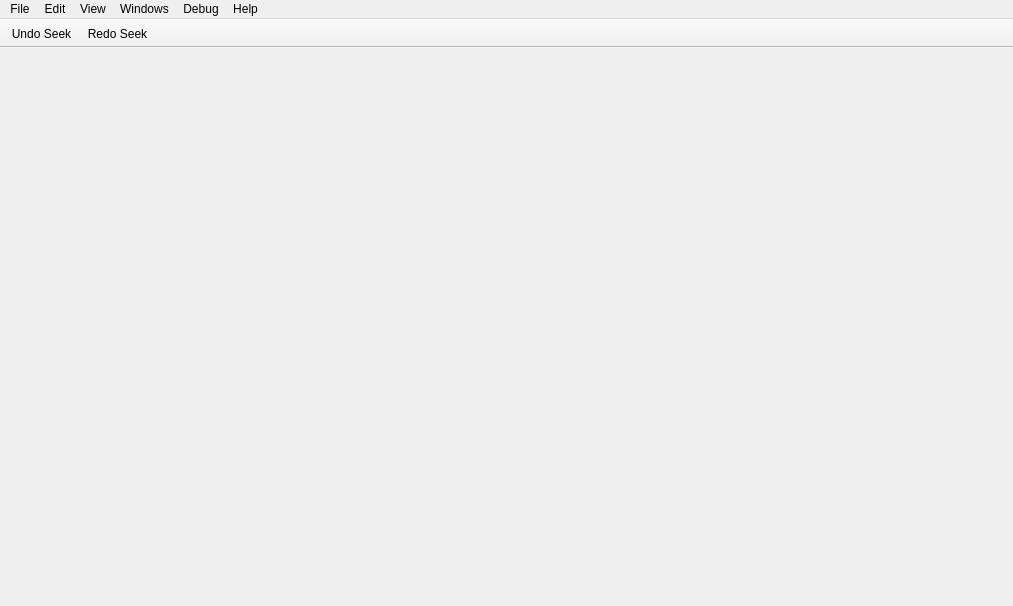
<?xml version="1.0" encoding="UTF-8"?>
<ui version="4.0">
 <class>MainWindow</class>
 <widget class="QMainWindow" name="MainWindow">
  <property name="geometry">
   <rect>
    <x>0</x>
    <y>0</y>
    <width>1013</width>
    <height>606</height>
   </rect>
  </property>
  <property name="sizePolicy">
   <sizepolicy hsizetype="Expanding" vsizetype="Expanding">
    <horstretch>0</horstretch>
    <verstretch>0</verstretch>
   </sizepolicy>
  </property>
  <property name="windowTitle">
   <string notr="true">Cutter</string>
  </property>
  <property name="styleSheet">
   <string notr="true"/>
  </property>
  <property name="documentMode">
   <bool>true</bool>
  </property>
  <property name="dockNestingEnabled">
   <bool>true</bool>
  </property>
  <widget class="QMenu" name="addExtraWidgets">
   <property name="title">
    <string>Add extra...</string>
   </property>
  </widget>
  <widget class="QMenuBar" name="menuBar">
   <property name="geometry">
    <rect>
     <x>0</x>
     <y>0</y>
     <width>1013</width>
     <height>22</height>
    </rect>
   </property>
   <property name="defaultUp">
    <bool>false</bool>
   </property>
   <property name="nativeMenuBar">
    <bool>true</bool>
   </property>
   <widget class="QMenu" name="menuFile">
    <property name="geometry">
     <rect>
      <x>378</x>
      <y>100</y>
      <width>156</width>
      <height>220</height>
     </rect>
    </property>
    <property name="title">
     <string>File</string>
    </property>
    <addaction name="actionNew"/>
    <addaction name="actionOpen"/>
    <addaction name="separator"/>
    <addaction name="actionImportPDB"/>
    <addaction name="separator"/>
    <addaction name="actionSave"/>
    <addaction name="actionSaveAs"/>
    <addaction name="actionExport_as_code"/>
    <addaction name="separator"/>
    <addaction name="actionRun_Script"/>
    <addaction name="separator"/>
    <addaction name="actionQuit"/>
    <addaction name="separator"/>
   </widget>
   <widget class="QMenu" name="menuView">
    <property name="title">
     <string>View</string>
    </property>
    <property name="tabsOnTop" stdset="0">
     <bool>false</bool>
    </property>
    <widget class="QMenu" name="menuZoom">
     <property name="title">
      <string>Zoom</string>
     </property>
     <addaction name="actionZoomIn"/>
     <addaction name="actionZoomOut"/>
     <addaction name="separator"/>
     <addaction name="actionZoomReset"/>
    </widget>
    <addaction name="actionRefresh_contents"/>
    <addaction name="separator"/>
    <addaction name="actionDefault"/>
    <addaction name="actionReset_settings"/>
    <addaction name="separator"/>
    <addaction name="actionLock"/>
    <addaction name="actionTabs_on_Top"/>
    <addaction name="actionGrouped_dock_dragging"/>
    <addaction name="separator"/>
    <addaction name="menuZoom"/>
   </widget>
   <widget class="QMenu" name="menuHelp">
    <property name="title">
     <string>Help</string>
    </property>
    <addaction name="actionAbout"/>
    <addaction name="actionIssue"/>
   </widget>
   <widget class="QMenu" name="menuEdit">
    <property name="title">
     <string>Edit</string>
    </property>
    <addaction name="actionSearch"/>
    <addaction name="actionBackward"/>
    <addaction name="actionForward"/>
    <addaction name="separator"/>
    <addaction name="actionPreferences"/>
   </widget>
   <widget class="QMenu" name="menuWindows">
    <property name="title">
     <string>Windows</string>
    </property>
    <widget class="QMenu" name="menuPlugins">
     <property name="title">
      <string>Plugins</string>
     </property>
    </widget>
    <widget class="QMenu" name="menuAddInfoWidgets">
     <property name="title">
      <string>Info...</string>
     </property>
     <addaction name="actionClasses"/>
     <addaction name="actionEntrypoints"/>
     <addaction name="actionExports"/>
     <addaction name="actionFlags"/>
     <addaction name="actionHeaders"/>
     <addaction name="actionImports"/>
     <addaction name="actionRelocs"/>
     <addaction name="actionResources"/>
     <addaction name="actionSDBBrowser"/>
     <addaction name="actionSections"/>
     <addaction name="actionSegments"/>
     <addaction name="actionSymbols"/>
     <addaction name="actionVTables"/>
     <addaction name="actionZignatures"/>
    </widget>
    <widget class="QMenu" name="menuAddDebugWidgets">
     <property name="title">
      <string>Debug...</string>
     </property>
     <addaction name="actionBacktrace"/>
     <addaction name="actionBreakpoint"/>
     <addaction name="actionMemoryMap"/>
     <addaction name="actionRegisters"/>
     <addaction name="actionRegisterRefs"/>
     <addaction name="actionStack"/>
    </widget>
    <addaction name="actionDashboard"/>
    <addaction name="separator"/>
    <addaction name="actionFunctions"/>
    <addaction name="actionDecompiler"/>
    <addaction name="actionOverview"/>
    <addaction name="separator"/>
    <addaction name="actionSearch"/>
    <addaction name="actionStrings"/>
    <addaction name="actionTypes"/>
    <addaction name="separator"/>
    <addaction name="actionExtraDisassembly"/>
    <addaction name="actionExtraGraph"/>
    <addaction name="actionExtraHexdump"/>
    <addaction name="separator"/>
    <addaction name="menuAddInfoWidgets"/>
    <addaction name="menuAddDebugWidgets"/>
    <addaction name="separator"/>
    <addaction name="actionComments"/>
    <addaction name="actionConsole"/>
    <addaction name="separator"/>
    <addaction name="menuPlugins"/>
   </widget>
   <widget class="QMenu" name="menuDebug">
    <property name="title">
     <string>Debug</string>
    </property>
   </widget>
   <addaction name="menuFile"/>
   <addaction name="menuEdit"/>
   <addaction name="menuView"/>
   <addaction name="menuWindows"/>
   <addaction name="menuDebug"/>
   <addaction name="menuHelp"/>
  </widget>
  <widget class="QToolBar" name="mainToolBar">
   <property name="sizePolicy">
    <sizepolicy hsizetype="Preferred" vsizetype="Fixed">
     <horstretch>0</horstretch>
     <verstretch>0</verstretch>
    </sizepolicy>
   </property>
   <property name="contextMenuPolicy">
    <enum>Qt::DefaultContextMenu</enum>
   </property>
   <property name="windowTitle">
    <string notr="true">Main toolbar</string>
   </property>
   <property name="movable">
    <bool>false</bool>
   </property>
   <property name="iconSize">
    <size>
     <width>16</width>
     <height>16</height>
    </size>
   </property>
   <property name="toolButtonStyle">
    <enum>Qt::ToolButtonIconOnly</enum>
   </property>
   <attribute name="toolBarArea">
    <enum>TopToolBarArea</enum>
   </attribute>
   <attribute name="toolBarBreak">
    <bool>false</bool>
   </attribute>
   <addaction name="actionBackward"/>
   <addaction name="actionForward"/>
  </widget>
  <action name="actionDefault">
   <property name="text">
    <string>Reset Layout</string>
   </property>
   <property name="toolTip">
    <string>Reset layout</string>
   </property>
  </action>
  <action name="actionZen">
   <property name="text">
    <string>Zen Mode</string>
   </property>
   <property name="toolTip">
    <string>Zen mode</string>
   </property>
  </action>
  <action name="actionAbout">
   <property name="text">
    <string>About</string>
   </property>
  </action>
  <action name="actionIssue">
   <property name="text">
    <string>Report an issue</string>
   </property>
  </action>
  <action name="actionNew">
   <property name="text">
    <string>New</string>
   </property>
   <property name="shortcut">
    <string>Ctrl+N</string>
   </property>
  </action>
  <action name="actionClose">
   <property name="text">
    <string>Close</string>
   </property>
  </action>
  <action name="actionSave_workspace">
   <property name="text">
    <string>Save layout</string>
   </property>
   <property name="toolTip">
    <string>Save layout</string>
   </property>
  </action>
  <action name="actionDocumentation">
   <property name="text">
    <string>Documentation</string>
   </property>
  </action>
  <action name="actionOpen">
   <property name="text">
    <string>Open</string>
   </property>
   <property name="shortcut">
    <string>Ctrl+O</string>
   </property>
  </action>
  <action name="actionSave">
   <property name="text">
    <string>Save</string>
   </property>
   <property name="shortcut">
    <string>Ctrl+S</string>
   </property>
  </action>
  <action name="actionCut">
   <property name="text">
    <string>Cut</string>
   </property>
  </action>
  <action name="actionCopy">
   <property name="text">
    <string>Copy</string>
   </property>
  </action>
  <action name="actionPaste">
   <property name="text">
    <string>Paste</string>
   </property>
  </action>
  <action name="actionDelete">
   <property name="text">
    <string>Delete</string>
   </property>
  </action>
  <action name="actionSelect_all">
   <property name="text">
    <string>Select all</string>
   </property>
   <property name="toolTip">
    <string>Select all</string>
   </property>
  </action>
  <action name="actionFind">
   <property name="text">
    <string>Find</string>
   </property>
  </action>
  <action name="actionFind_next">
   <property name="text">
    <string>Find next</string>
   </property>
   <property name="toolTip">
    <string>Find next</string>
   </property>
  </action>
  <action name="actionFind_previous">
   <property name="text">
    <string>Find previous</string>
   </property>
   <property name="toolTip">
    <string>Find previous</string>
   </property>
  </action>
  <action name="actionBackward">
   <property name="icon">
    <iconset>
     <normaloff>:/img/icons/arrow_left.svg</normaloff>:/img/icons/arrow_left.svg</iconset>
   </property>
   <property name="text">
    <string>Undo Seek</string>
   </property>
   <property name="toolTip">
    <string>Go back</string>
   </property>
  </action>
  <action name="actionForward">
   <property name="icon">
    <iconset>
     <normaloff>:/img/icons/arrow_right.svg</normaloff>:/img/icons/arrow_right.svg</iconset>
   </property>
   <property name="text">
    <string>Redo Seek</string>
   </property>
  </action>
  <action name="actionLock">
   <property name="checkable">
    <bool>true</bool>
   </property>
   <property name="checked">
    <bool>true</bool>
   </property>
   <property name="text">
    <string>Unlock Panels</string>
   </property>
   <property name="toolTip">
    <string>Toggle panel locks</string>
   </property>
   <property name="iconVisibleInMenu">
    <bool>false</bool>
   </property>
  </action>
  <action name="actionLockUnlock">
   <property name="checkable">
    <bool>true</bool>
   </property>
   <property name="icon">
    <iconset>
     <normaloff>:/unlock</normaloff>:/unlock</iconset>
   </property>
   <property name="text">
    <string>Lock/Unlock</string>
   </property>
   <property name="toolTip">
    <string>Lock/Unlock</string>
   </property>
  </action>
  <action name="actionStrings">
   <property name="checkable">
    <bool>true</bool>
   </property>
   <property name="text">
    <string>Strings</string>
   </property>
   <property name="toolTip">
    <string>Show/Hide Strings panel</string>
   </property>
  </action>
  <action name="actionSections">
   <property name="checkable">
    <bool>true</bool>
   </property>
   <property name="text">
    <string>Sections</string>
   </property>
   <property name="toolTip">
    <string>Show/Hide Sections panel</string>
   </property>
  </action>
  <action name="actionSegments">
   <property name="checkable">
    <bool>true</bool>
   </property>
   <property name="text">
    <string>Segments</string>
   </property>
   <property name="toolTip">
    <string>Show/Hide Segments panel</string>
   </property>
  </action>
  <action name="actionFunctions">
   <property name="checkable">
    <bool>true</bool>
   </property>
   <property name="text">
    <string>Functions</string>
   </property>
   <property name="toolTip">
    <string>Show/Hide Functions panel</string>
   </property>
  </action>
  <action name="actionImports">
   <property name="checkable">
    <bool>true</bool>
   </property>
   <property name="text">
    <string>Imports</string>
   </property>
   <property name="toolTip">
    <string>Show/Hide Imports panel</string>
   </property>
  </action>
  <action name="actionSymbols">
   <property name="checkable">
    <bool>true</bool>
   </property>
   <property name="text">
    <string>Symbols</string>
   </property>
   <property name="toolTip">
    <string>Show/Hide Symbols panel</string>
   </property>
  </action>
  <action name="actionRelocs">
   <property name="checkable">
    <bool>true</bool>
   </property>
   <property name="text">
    <string>Relocs</string>
   </property>
   <property name="toolTip">
    <string>Show/Hide Relocs panel</string>
   </property>
  </action>
  <action name="actionFlags">
   <property name="checkable">
    <bool>true</bool>
   </property>
   <property name="text">
    <string>Flags</string>
   </property>
   <property name="toolTip">
    <string>Show/Hide Flags panel</string>
   </property>
  </action>
  <action name="actionMem">
   <property name="checkable">
    <bool>false</bool>
   </property>
   <property name="text">
    <string>Memory</string>
   </property>
   <property name="toolTip">
    <string>Show/Hide Memory panel</string>
   </property>
  </action>
  <action name="actionTheme">
   <property name="checkable">
    <bool>false</bool>
   </property>
   <property name="icon">
    <iconset>
     <normaloff>:/img/icons/themes.svg</normaloff>:/img/icons/themes.svg</iconset>
   </property>
   <property name="text">
    <string>Theme</string>
   </property>
   <property name="autoRepeat">
    <bool>false</bool>
   </property>
   <property name="menuRole">
    <enum>QAction::PreferencesRole</enum>
   </property>
  </action>
  <action name="actionTabs">
   <property name="icon">
    <iconset>
     <normaloff>:/img/icons/tabs.svg</normaloff>:/img/icons/tabs.svg</iconset>
   </property>
   <property name="text">
    <string>Tabs up/down</string>
   </property>
   <property name="toolTip">
    <string>Tabs up/down</string>
   </property>
  </action>
  <action name="actionRefresh_Panels">
   <property name="icon">
    <iconset>
     <normaloff>:/img/icons/spin.svg</normaloff>:/img/icons/spin.svg</iconset>
   </property>
   <property name="text">
    <string>Refresh</string>
   </property>
  </action>
  <action name="actionComments">
   <property name="checkable">
    <bool>true</bool>
   </property>
   <property name="text">
    <string>Comments</string>
   </property>
   <property name="toolTip">
    <string>Show/Hide comments</string>
   </property>
  </action>
  <action name="actionTabs_on_Top">
   <property name="checkable">
    <bool>true</bool>
   </property>
   <property name="text">
    <string>Show Tabs at the Top</string>
   </property>
   <property name="toolTip">
    <string>Toggle tab position</string>
   </property>
  </action>
  <action name="actionDark_Theme">
   <property name="text">
    <string>Dark Theme</string>
   </property>
  </action>
  <action name="actionLoad_workspace">
   <property name="text">
    <string>Load layout</string>
   </property>
   <property name="toolTip">
    <string>Load layout</string>
   </property>
  </action>
  <action name="actionWhite_Theme">
   <property name="text">
    <string>Default Theme</string>
   </property>
  </action>
  <action name="actionBindiff">
   <property name="text">
    <string>Bindiff</string>
   </property>
  </action>
  <action name="actionAnalysis">
   <property name="text">
    <string>Analysis</string>
   </property>
  </action>
  <action name="actionTest_menu">
   <property name="text">
    <string>Test menu</string>
   </property>
  </action>
  <action name="actionHexCopy_Hexpair">
   <property name="text">
    <string>Copy hexpair</string>
   </property>
   <property name="toolTip">
    <string>Copy hexpair</string>
   </property>
  </action>
  <action name="actionHexCopy_Text">
   <property name="text">
    <string>Copy text</string>
   </property>
   <property name="toolTip">
    <string>Copy text</string>
   </property>
  </action>
  <action name="actionHexCopy_ASCII">
   <property name="text">
    <string>Copy ASCII</string>
   </property>
  </action>
  <action name="actionHexInsert_String">
   <property name="text">
    <string>Insert string</string>
   </property>
   <property name="toolTip">
    <string>Insert string</string>
   </property>
  </action>
  <action name="actionHexInsert_Hex">
   <property name="text">
    <string>Insert hex</string>
   </property>
   <property name="toolTip">
    <string>Insert hex</string>
   </property>
  </action>
  <action name="actionHexEdit">
   <property name="text">
    <string>Edit</string>
   </property>
  </action>
  <action name="actionHexPaste">
   <property name="text">
    <string>Paste</string>
   </property>
  </action>
  <action name="actionDisas_ShowHideBytes">
   <property name="text">
    <string>Show/Hide bytes</string>
   </property>
  </action>
  <action name="actionDisasSwitch_case">
   <property name="text">
    <string>Switch case</string>
   </property>
  </action>
  <action name="actionDisasCopy_All">
   <property name="text">
    <string>Copy all</string>
   </property>
   <property name="toolTip">
    <string>Copy all</string>
   </property>
  </action>
  <action name="actionDisasCopy_Bytes">
   <property name="text">
    <string>Copy bytes</string>
   </property>
   <property name="toolTip">
    <string>Copy bytes</string>
   </property>
  </action>
  <action name="actionDisasCopy_Disasm">
   <property name="text">
    <string>Copy disasm</string>
   </property>
   <property name="toolTip">
    <string>Copy disasm</string>
   </property>
  </action>
  <action name="actionDisplayOptions">
   <property name="text">
    <string>Copy disasm</string>
   </property>
   <property name="toolTip">
    <string>Copy disasm</string>
   </property>
  </action>
  <action name="actionStart_Web_Server">
   <property name="checkable">
    <bool>true</bool>
   </property>
   <property name="icon">
    <iconset>
     <normaloff>:/img/icons/cloud.svg</normaloff>:/img/icons/cloud.svg</iconset>
   </property>
   <property name="text">
    <string>Start web server</string>
   </property>
   <property name="toolTip">
    <string>Start web server</string>
   </property>
  </action>
  <action name="action1column">
   <property name="text">
    <string>1</string>
   </property>
  </action>
  <action name="action2columns">
   <property name="text">
    <string>2</string>
   </property>
  </action>
  <action name="action4columns">
   <property name="text">
    <string>4</string>
   </property>
  </action>
  <action name="action8columns">
   <property name="text">
    <string>8</string>
   </property>
  </action>
  <action name="action16columns">
   <property name="text">
    <string>16</string>
   </property>
  </action>
  <action name="action32columns">
   <property name="text">
    <string>32</string>
   </property>
  </action>
  <action name="action64columns">
   <property name="text">
    <string>64</string>
   </property>
  </action>
  <action name="actionSyntax_AT_T_Intel">
   <property name="text">
    <string>Syntax AT&amp;T/Intel</string>
   </property>
  </action>
  <action name="actionFunctionsRename">
   <property name="text">
    <string>Rename</string>
   </property>
  </action>
  <action name="actionFunctionsUndefine">
   <property name="text">
    <string>Undefine</string>
   </property>
  </action>
  <action name="actionDisasRename">
   <property name="text">
    <string>Rename</string>
   </property>
  </action>
  <action name="actionDisasmUndefine">
   <property name="text">
    <string>Undefine</string>
   </property>
  </action>
  <action name="actionDisasAdd_comment">
   <property name="text">
    <string>Add comment</string>
   </property>
  </action>
  <action name="actionhide_bottomPannel">
   <property name="checkable">
    <bool>true</bool>
   </property>
   <property name="icon">
    <iconset>
     <normaloff>:/img/icons/down.svg</normaloff>:/img/icons/down.svg</iconset>
   </property>
   <property name="text">
    <string>Show/Hide bottom pannel</string>
   </property>
   <property name="toolTip">
    <string>Show/Hide bottom pannel</string>
   </property>
  </action>
  <action name="actionSDBBrowser">
   <property name="checkable">
    <bool>true</bool>
   </property>
   <property name="text">
    <string>SDB Browser</string>
   </property>
  </action>
  <action name="actionRun_Script">
   <property name="text">
    <string>Run Script</string>
   </property>
  </action>
  <action name="actionDashboard">
   <property name="checkable">
    <bool>true</bool>
   </property>
   <property name="text">
    <string>Dashboard</string>
   </property>
   <property name="toolTip">
    <string>Show/Hide Dashboard panel</string>
   </property>
  </action>
  <action name="actionReset_settings">
   <property name="text">
    <string>Reset Settings</string>
   </property>
   <property name="toolTip">
    <string>Reset settings</string>
   </property>
  </action>
  <action name="actionQuit">
   <property name="text">
    <string>Quit</string>
   </property>
   <property name="shortcut">
    <string>Ctrl+Q</string>
   </property>
  </action>
  <action name="actionExports">
   <property name="checkable">
    <bool>true</bool>
   </property>
   <property name="text">
    <string>Exports</string>
   </property>
   <property name="toolTip">
    <string>Show/Hide Exports panel</string>
   </property>
  </action>
  <action name="actionRefresh_contents">
   <property name="text">
    <string>Refresh Contents</string>
   </property>
   <property name="toolTip">
    <string>Refresh contents</string>
   </property>
  </action>
  <action name="actionDisplay_Esil">
   <property name="checkable">
    <bool>true</bool>
   </property>
   <property name="text">
    <string>Show ESIL rather than assembly</string>
   </property>
  </action>
  <action name="actionDisplay_Decompiler">
   <property name="checkable">
    <bool>true</bool>
   </property>
   <property name="text">
    <string>Show pseudocode rather than assembly</string>
   </property>
  </action>
  <action name="actionEntrypoints">
   <property name="checkable">
    <bool>true</bool>
   </property>
   <property name="text">
    <string>Entry Points</string>
   </property>
  </action>
  <action name="actionDisplay_Offsets">
   <property name="checkable">
    <bool>true</bool>
   </property>
   <property name="checked">
    <bool>true</bool>
   </property>
   <property name="text">
    <string>Display offsets</string>
   </property>
  </action>
  <action name="actionPreferences">
   <property name="text">
    <string>Preferences</string>
   </property>
  </action>
  <action name="actionSaveAs">
   <property name="text">
    <string>Save As...</string>
   </property>
  </action>
  <action name="actionGraph">
   <property name="checkable">
    <bool>true</bool>
   </property>
   <property name="text">
    <string>Graph</string>
   </property>
  </action>
  <action name="actionOverview">
   <property name="checkable">
    <bool>true</bool>
   </property>
   <property name="text">
    <string>Graph Overview</string>
   </property>
  </action>
  <action name="actionDecompiler">
   <property name="checkable">
    <bool>true</bool>
   </property>
   <property name="text">
    <string>Decompiler</string>
   </property>
  </action>
  <action name="actionConsole">
   <property name="checkable">
    <bool>true</bool>
   </property>
   <property name="text">
    <string>Console</string>
   </property>
  </action>
  <action name="actionStack">
   <property name="checkable">
    <bool>true</bool>
   </property>
   <property name="text">
    <string>Stack</string>
   </property>
  </action>
  <action name="actionRegisters">
   <property name="checkable">
    <bool>true</bool>
   </property>
   <property name="text">
    <string>Registers</string>
   </property>
  </action>
  <action name="actionBacktrace">
   <property name="checkable">
    <bool>true</bool>
   </property>
   <property name="text">
    <string>Backtrace</string>
   </property>
  </action>
  <action name="actionMemoryMap">
   <property name="checkable">
    <bool>true</bool>
   </property>
   <property name="text">
    <string>Memory map</string>
   </property>
  </action>
  <action name="actionBreakpoint">
   <property name="checkable">
    <bool>true</bool>
   </property>
   <property name="text">
    <string>Breakpoints</string>
   </property>
  </action>
  <action name="actionRegisterRefs">
   <property name="checkable">
    <bool>true</bool>
   </property>
   <property name="text">
    <string>Register References</string>
   </property>
  </action>
  <action name="actionClasses">
   <property name="checkable">
    <bool>true</bool>
   </property>
   <property name="text">
    <string>Classes</string>
   </property>
  </action>
  <action name="actionImportPDB">
   <property name="text">
    <string>Import PDB</string>
   </property>
  </action>
  <action name="actionAnalyze">
   <property name="text">
    <string>Analyze</string>
   </property>
  </action>
  <action name="actionResources">
   <property name="checkable">
    <bool>true</bool>
   </property>
   <property name="text">
    <string>Resources</string>
   </property>
  </action>
  <action name="actionVTables">
   <property name="checkable">
    <bool>true</bool>
   </property>
   <property name="text">
    <string>VTables</string>
   </property>
   <property name="toolTip">
    <string>Show/Hide VTables panel</string>
   </property>
  </action>
  <action name="actionTypes">
   <property name="checkable">
    <bool>true</bool>
   </property>
   <property name="text">
    <string>Types</string>
   </property>
   <property name="toolTip">
    <string>Show/Hide Types panel</string>
   </property>
  </action>
  <action name="actionSearch">
   <property name="checkable">
    <bool>true</bool>
   </property>
   <property name="text">
    <string>Search</string>
   </property>
   <property name="toolTip">
    <string>Show/Hide Search panel</string>
   </property>
  </action>
  <action name="actionHeaders">
   <property name="checkable">
    <bool>true</bool>
   </property>
   <property name="text">
    <string>Headers</string>
   </property>
   <property name="toolTip">
    <string>Show/Hide Headers panel</string>
   </property>
  </action>
  <action name="actionZignatures">
   <property name="checkable">
    <bool>true</bool>
   </property>
   <property name="text">
    <string>Zignatures</string>
   </property>
   <property name="toolTip">
    <string>Show/Hide Zignatures panel</string>
   </property>
  </action>
  <action name="actionExport_as_code">
   <property name="text">
    <string>Export as code</string>
   </property>
  </action>
  <action name="actionExtraHexdump">
   <property name="text">
    <string>Add Hexdump</string>
   </property>
  </action>
  <action name="actionExtraDisassembly">
   <property name="text">
    <string>Add Disassembly</string>
   </property>
  </action>
  <action name="actionExtraGraph">
   <property name="text">
    <string>Add Graph</string>
   </property>
  </action>
  <action name="actionGrouped_dock_dragging">
   <property name="checkable">
    <bool>true</bool>
   </property>
   <property name="checked">
    <bool>true</bool>
   </property>
   <property name="text">
    <string>Grouped dock dragging</string>
   </property>
  </action>
  <action name="actionZoomIn">
   <property name="text">
    <string>Zoom In</string>
   </property>
   <property name="shortcut">
    <string>Ctrl++</string>
   </property>
   <property name="shortcutContext">
    <enum>Qt::ApplicationShortcut</enum>
   </property>
  </action>
  <action name="actionZoomOut">
   <property name="text">
    <string>Zoom Out</string>
   </property>
   <property name="shortcut">
    <string>Ctrl+-</string>
   </property>
   <property name="shortcutContext">
    <enum>Qt::ApplicationShortcut</enum>
   </property>
  </action>
  <action name="actionZoomReset">
   <property name="text">
    <string>Reset</string>
   </property>
   <property name="shortcut">
    <string>Ctrl+=</string>
   </property>
   <property name="shortcutContext">
    <enum>Qt::ApplicationShortcut</enum>
   </property>
  </action>
 </widget>
 <layoutdefault spacing="6" margin="11"/>
 <resources>
  <include location="resources.qrc"/>
 </resources>
 <connections/>
</ui>
